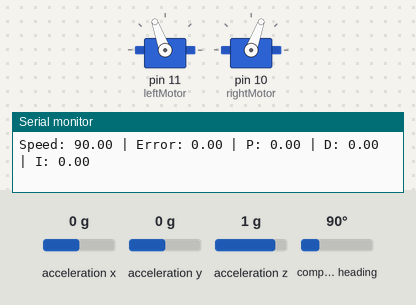
A sketch run on a simulated Arduino Uno, built with avr-gcc and run on an emulated ATmega328P. On the bench: 2 × servo, the last lines printed to the serial monitor. The test bench sets the inputs (shaded band); at power-on: compass heading 90°, acceleration x 0 g, acceleration y 0 g, acceleration z 1 g.

Above: at 0.8 s.
0.9 s: compass heading set to 7°
At 1.4 s:
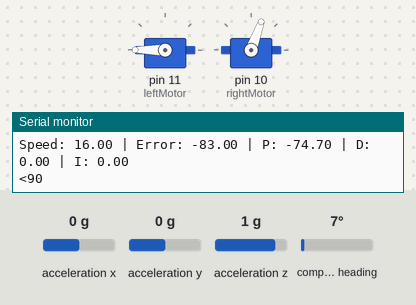
2.4 s: compass heading set to 180°
At 2.7 s:
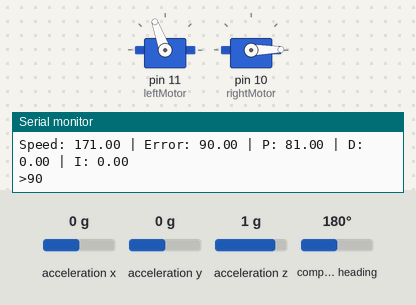
3.9 s: compass heading set to 90°
At 4.8 s:
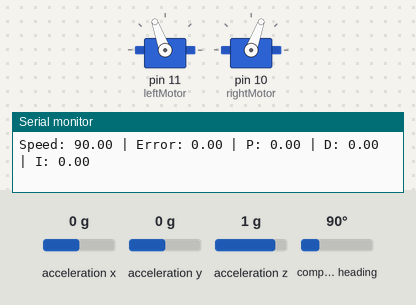
5.4 s: compass heading set to 352°
At 6.8 s:
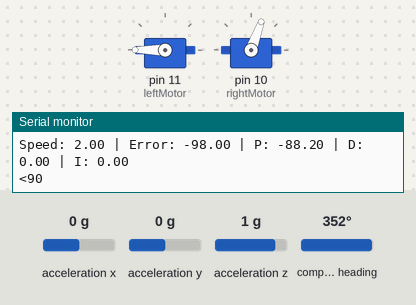
Timing chart, 0 to 7.9 s (numbered marks = the images above; inputs shaded):
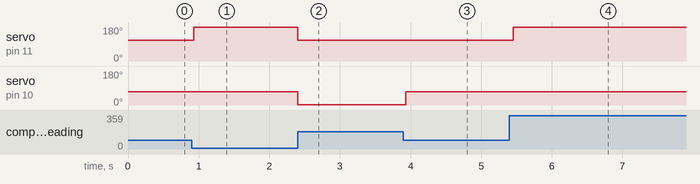

Measured:
- after the input at 0.9 s, servo on pin 11 (leftMotor): 110° → 180° at once
- after the input at 2.4 s, servo on pin 11 (leftMotor): 180° → 110° at once; servo on pin 10 (rightMotor): 70° → 1° at once
- after the input at 3.9 s, servo on pin 10 (rightMotor): 1° → 70° at once
- after the input at 5.4 s, servo on pin 11 (leftMotor): 110° → 180° after 0.05 s

The sketch:

PID_Control.ino
```cpp
/**
   Author: Kenny Akers
   Organization: Team 751 Barn2 Robotics
   Competition: 2019 FRC
   Email: kakers19@priorypanther.com

   Arduino program for turning a robot to a certain heading and driving straight
   using PID control. Currently used on a VEX robot as a proof-of-concept.
*/
#include <Adafruit_Sensor.h>
#include <Adafruit_BNO055.h>
#include <utility/imumaths.h>
#include <Servo.h>

Servo leftMotor;
Servo rightMotor;
Adafruit_BNO055 bno = Adafruit_BNO055();

double prevError = 0.0;
double prevIntegral = 0.0;
double targetAngle = 0.0;

const double MIN_MOTOR_SPEED_CW = 28.0; // Floor for the motor speed going CW - minimum power to move the motor.
const double MIN_MOTOR_SPEED_CCW = 15.0; // Floor for the motor speed going CCW - minimum power to move the motor.
const double SPEED_MULTIPLIER = 2.0;
const int DELAY = 50; // PID loop time interval in ms.
const boolean debug = false; // Debug flag.

void setup() {
  // put your setup code here, to run once:
  Serial.begin(115200);
  leftMotor.attach(11);
  rightMotor.attach(10);
  initializeIMU();
  int dir = 1;
  int degreesToTurn = 90.0;
  targetAngle = getOrientation() + (dir * degreesToTurn);

  int currentAngle = getOrientation();
  int driveSpeed = 20;

  while (true) {
    //turnPID(targetAngle, 0.3, 0, 0.1);
    drivePID(currentAngle, 90 - driveSpeed, 0.9, 0.0, 0.0);
    delay(DELAY);
  }
}

void loop() {
  // put your main code here, to run repeatedly:
}

void drivePID(double initialAngle, double driveSpeed, double kp, double ki, double kd) {
  double currentError = getOrientation() - initialAngle;

  double derivative = (currentError - prevError) * kd;
  double proportionalError = currentError * kp;
  double integral = currentError + prevIntegral;

  prevError = currentError;
  prevIntegral = integral;

  integral *= ki;
  double motorSpeed = map(derivative + proportionalError + integral,
                          -100 * (kp + ki + kd), 100 * (kp + ki + kd), 0, 180);
  Serial.print("Speed: ");
  Serial.print(motorSpeed);
  Serial.print(" | Error: " );
  Serial.print(currentError);
  Serial.print(" | P: ");
  Serial.print(proportionalError);
  Serial.print(" | D: ");
  Serial.print(derivative);
  Serial.print(" | I: ");
  Serial.println(integral);

  if (motorSpeed < 90) {
    Serial.println("<90");
    leftMotor.write(180 - (driveSpeed + (motorSpeed - 90)));
    rightMotor.write(driveSpeed);
  }
  else if (motorSpeed > 90) {
    Serial.println(">90");
    leftMotor.write(180 - driveSpeed);
    rightMotor.write(180 - (driveSpeed + (motorSpeed - 90)) - MIN_MOTOR_SPEED_CW);
  }
  else {
    leftMotor.write(180 - driveSpeed);
    rightMotor.write(driveSpeed);
  }

}

// Increase p, then d, then i
void turnPID(double target, double kp, double ki, double kd) {
  double currentAngle = getOrientation();
  double currentError = currentAngle - target;

  //assert targetAngle >= 0;

  double derivative = (currentError - prevError) * kd;
  double proportionalError = currentError * kp;
  double integral = currentError + prevIntegral;

  prevError = currentError;
  prevIntegral = integral;

  integral *= ki;
  double motorSpeed = map(derivative + proportionalError + integral,
                          -100 * (kp + ki + kd), 100 * (kp + ki + kd), 0, 180);

  if (motorSpeed < 90 && motorSpeed > 90 - MIN_MOTOR_SPEED_CW) {
    motorSpeed = 90 - MIN_MOTOR_SPEED_CW;
  }
  else if (motorSpeed > 90 && motorSpeed < 90 + MIN_MOTOR_SPEED_CCW) {
    motorSpeed = 90 + MIN_MOTOR_SPEED_CCW;
  }

  Serial.print("Speed: ");
  Serial.print(motorSpeed);
  Serial.print(" | Angle: ");
  Serial.print(currentAngle);
  Serial.print(" | Target: ");
  Serial.print(targetAngle);
  Serial.print(" | Error: " );
  Serial.print(currentError);
  Serial.print(" | P: ");
  Serial.print(proportionalError);
  Serial.print(" | D: ");
  Serial.print(derivative);
  Serial.print(" | I: ");
  Serial.println(integral);

  leftMotor.write(180 - motorSpeed);
  rightMotor.write(180 - motorSpeed);
}

/*
   Returns the current orientation in degrees
   debug true will print out verbose debug messages
   Note: A delay is reccommended if this function will be
   called in quick succession. No more than 100ms is neccessary
*/
float getOrientation() {
  imu::Vector<3> euler = bno.getVector(Adafruit_BNO055::VECTOR_EULER);
  float orientation = (float) euler.x();
  if (orientation > 180.0) {
    orientation -= 360;
  }
  return orientation;
}

boolean initializeIMU() {
  if (debug) {
    Serial.println("Initializing BNO055");
  }
  if (!bno.begin()) {
    Serial.println("Failed");
    return false;
  }
  if (debug) {
    Serial.println("Success");
  }
  //bno.setExtCrystalUse(true);
  return true;
}
```
